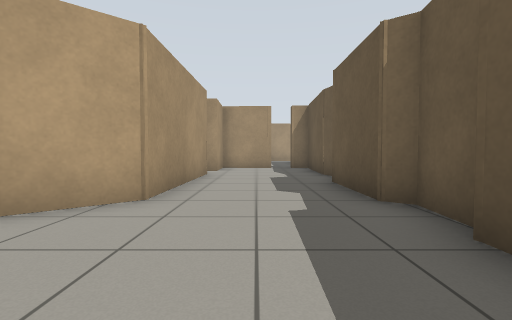
view 1 (above)

16 first-person views from a walk through a robot-simulator world made for Gazebo. The camera is 0.72 m above the floor, tilts 2° down and sees 85° across. The floor is counted in squares, 1 m on a side. Each view is taken from the middle of a square. On the plan, view 1 faces up. The plan holds only what a view shows up to about 10 squares ahead; the rest is blank. The place goes on beyond the plan.

view 2
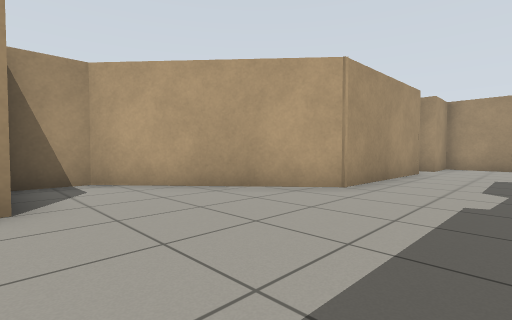

view 3
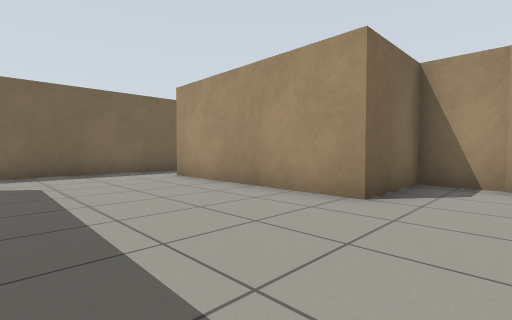

view 4
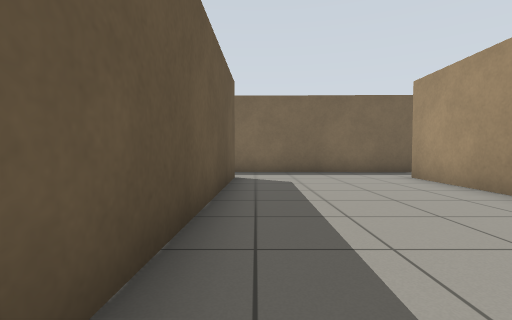

view 5
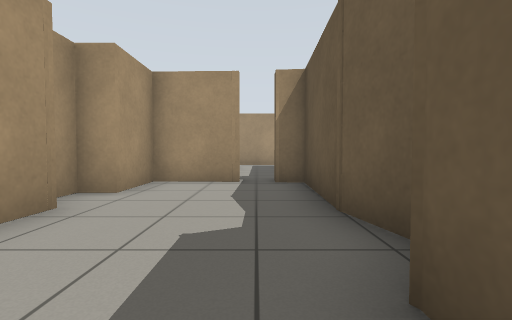

view 6
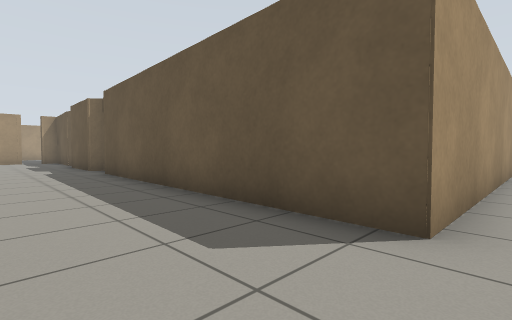

view 7
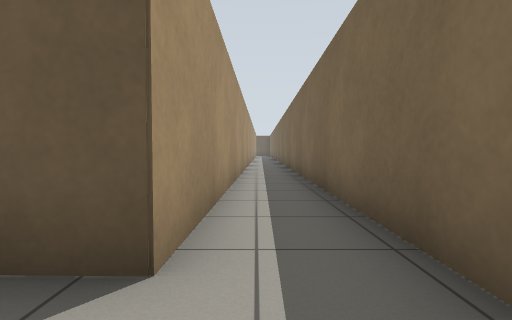

view 8
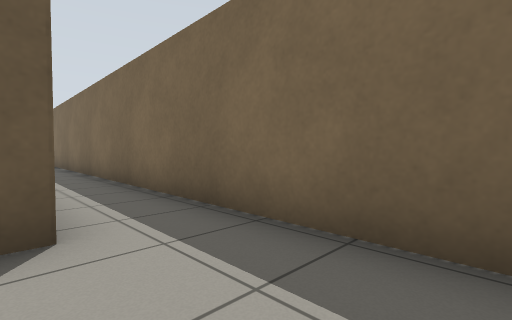

view 9
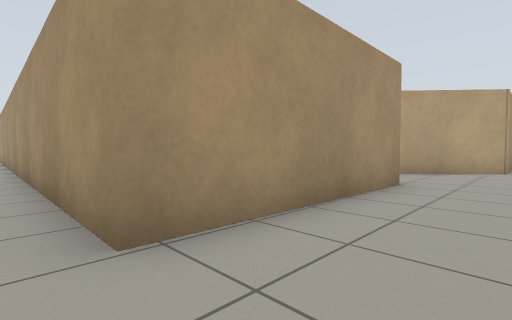

view 10
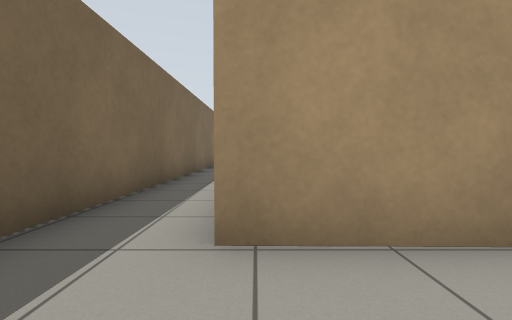

view 11
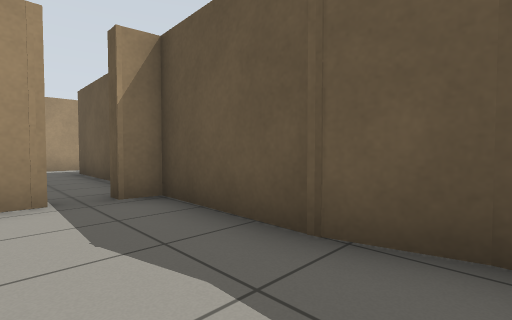

view 12
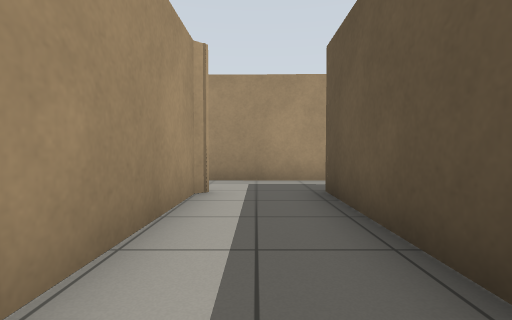

view 13
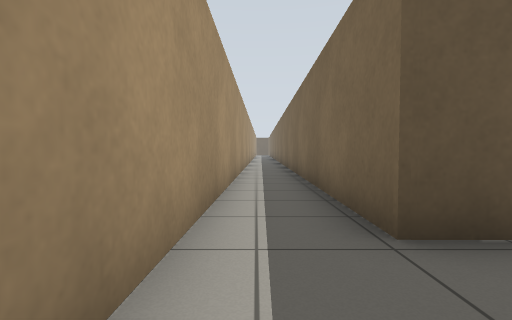

view 14
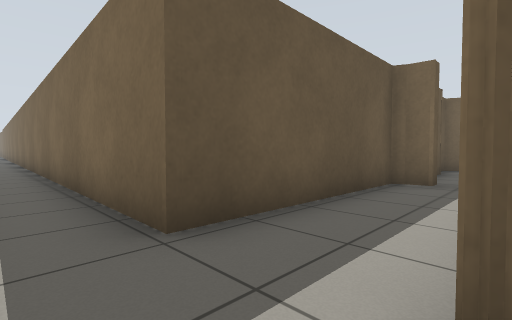

view 15
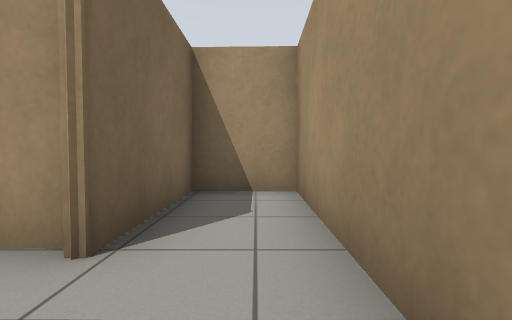

view 16
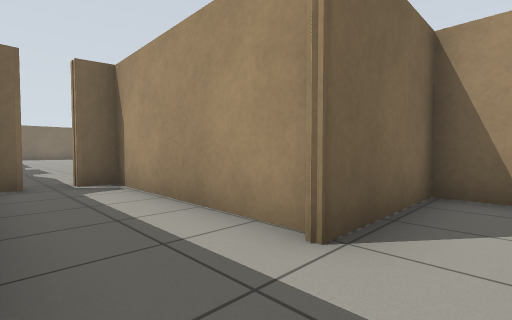

### Floor plan
Ten units are one square. View 1 is at (0, 0); x grows to the right and y downward. Boxes are objects, and circles mark ways between rooms. Rooms are numbered by the first view taken in them; rooms with no view inside come last. Other rooms are left out.
<svg viewBox="-60 -192 171 280">
<path fill="none" stroke="#000" d="M20 -24 21 -36 18 -39 19 -63 22 -65 23 -73M23 -72 20 -84M19 -82 20 -113M-15 -85 -16 -40 -55 -7 -55 7 -30 7 -31 63M-20 -97 -20 -91M56 65 16 64 18 -23M-26 81 56 82M6 -116 6 -113 -14 -114 -14 -97M3 -169 -1 -165M-30 -169 0 -169 -1 -118 6 -116M20 -116 21 -169 106 -168M97 -185 -27 -187 -27 -169M100 66 56 65M56 82 106 83"/>
<circle cx="10" cy="-120" r="3" fill="#2a7"/>
<circle cx="50" cy="70" r="3" fill="#2a7"/>
<text x="0" y="-10">1</text>
<text x="30" y="-180">2</text>
<text x="80" y="70">3</text>
</svg>
Room 1 opens to room 2. Room 1 opens to room 3.

Where each view was taken, in squares from view 1:
view 1: 0 up, 0 right, facing up
view 2: 1 down, 1 right, facing up-left
view 3: 1 up, 1 right, facing down-left
view 4: 1 up, 1 right, facing down
view 5: 5 up, 1 right, facing up
view 6: 7 down, 1 left, facing up-right
view 7: 7 down, 0 right, facing right
view 8: 6 down, 1 left, facing down-right
view 9: 7 down, 1 left, facing up-left
view 10: 6 down, 1 left, facing left
view 11: 7 up, 0 right, facing up-right
view 12: 12 up, 1 right, facing up
view 13: 18 up, 0 right, facing right
view 14: 18 up, 0 right, facing down-right
view 15: 18 up, 2 right, facing left
view 16: 18 up, 2 right, facing down-left
